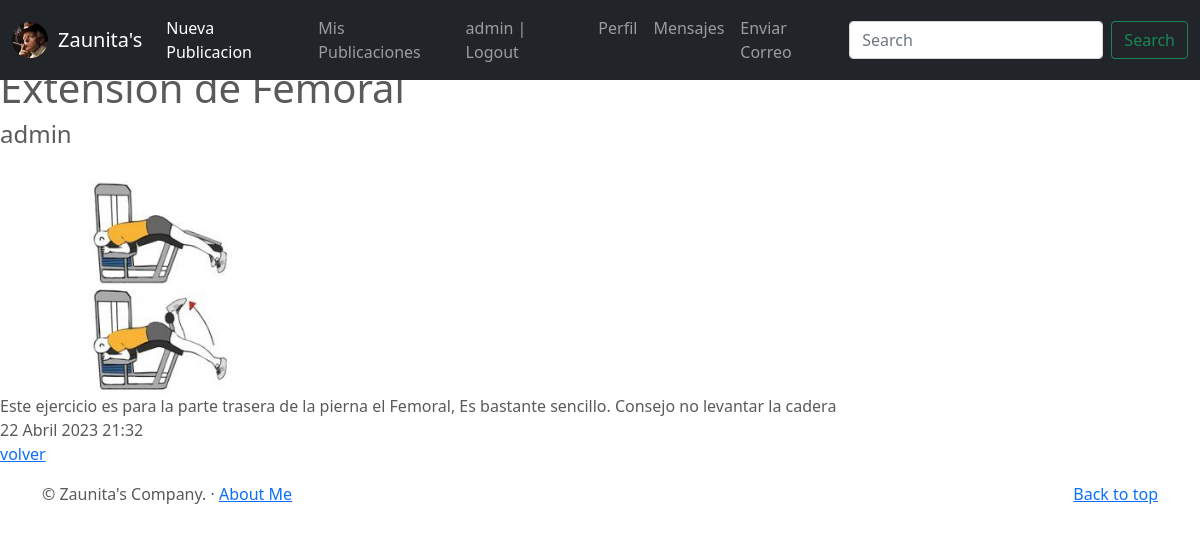
The page /publicacion/3/detail (signed in) on the database its author committed.
### Zaunita/models.py (models this page shows, shortened)
class Perfil(models.Model):
    user = models.OneToOneField(to=User, on_delete=models.CASCADE, related_name="perfil")
    redes_sociales = models.CharField(max_length=30)
    correo_electronico = models.EmailField()
    imagen = models.ImageField(upload_to="perfil", null=True, blank=True)

class Publicacion(models.Model):
    ejercicio = models.CharField(max_length=30)
    descripcion = models.CharField(max_length=240)
    gymrat = models.ForeignKey(to=User, on_delete=models.CASCADE, related_name="gymrat")
    imagen = models.ImageField(upload_to="publicacion", null=True, blank=True)
    creado = models.DateTimeField(auto_now_add=True)

### Zaunita/views.py (the view)
# urls.py: path('publicacion/<pk>/detail', PublicacionDetail.as_view(), name="publicacion-detail"),
class PublicacionDetail(DetailView):
    model = Publicacion

### Zaunita/templates/Zaunita/publicacion_detail.html
{% extends 'Zaunita/base.html' %}
{% block main %}
<p>
    <h1>{{object.ejercicio}}</h1>
    <h4>{{object.gymrat}}</h4>
    {% if object.imagen %}
        <br>
        <img src="{{object.imagen.url }}" width="320px" height="100%">
        <br>
    {% endif %}
        {{object.descripcion}}
        <br>
        {{object.creado}}
        <br>
    <a href="{% url 'publicacion-list' %}"> volver</a>
</p>
{% endblock %}

### Zaunita/templates/Zaunita/base.html (shortened to what this page needs)
<!DOCTYPE html>
<html lang="en">
<head>
  {% load static %}
<link href="{% static 'Zaunita/css/bootstrap.min.css' %}" rel="stylesheet">
    <link href="{% static 'Zaunita/css/carousel.css' %}" rel="stylesheet">
  </head>
  <body>
<header>
  <nav class="navbar navbar-expand-md navbar-dark fixed-top bg-dark">
    <div class="container-fluid">
        {% if user.perfil.imagen %}
          <a href="{% url 'perfil-update' user.perfil.id %}">
          <img src="{{user.perfil.imagen.url}}" height="100%" width="36px" style="border-radius: 50%; margin-right: 10px">
          </a>
        {% endif %}
      <a class="navbar-brand" href="{% url 'index' %}"> Zaunita's </a>
      <div class="collapse navbar-collapse" id="navbarCollapse">
        <ul class="navbar-nav me-auto mb-2 mb-md-0">
          <li class="nav-item">
            <a class="nav-link active" aria-current="page" href="{% url 'publicacion-create' %}"> Nueva Publicacion </a>
          </li>
          <li class="nav-item">
            <a class="nav-link" href="{% url 'publicacion-list' %}">Mis Publicaciones</a>
          </li>
          {% if user.is_authenticated %}
            <li class="nav-item">
              <a class="nav-link" href="{% url 'logout' %}">{{user.username}} | Logout</a>
            </li>
            <li class="nav-item">
              <a class="nav-link" href="{% url 'perfil-create' user.id %}"> Perfil </a>
            </li>
            <li class="nav-item">
              <a class="nav-link" href="{% url 'correo-list' %}">Mensajes</a>
            </li>
          {% endif %}
          <li class="nav-item">
            <a class="nav-link" href="{% url 'correo-create' %}">Enviar Correo</a>
          </li>
        </ul>
        <form class="d-flex">
          <input class="form-control me-2" type="search" placeholder="Search" aria-label="Search">
          <button class="btn btn-outline-success" type="submit">Search</button>
        </form>
      </div>
    </div>
  </nav>
</header>
{% block main %}
{% endblock %}
  <footer class="container">
    <p class="float-end"><a href="https://getbootstrap.com/docs/5.0/examples/carousel/#">Back to top</a></p>
    <p>© Zaunita's Company. · <a href="{% url 'about'%}">About Me</a></p>
  </footer>
</body></html>

### Zaunita/static/Zaunita/css/carousel.css (style rules this page uses)
body { padding-top: 3rem; padding-bottom: 3rem; color: #5a5a5a; }

### rows shown on the page
Publicacion: ejercicio "Extensión de Femoral", gymrat "admin", imagen (picture), descripcion "Este ejercicio es para la parte trasera de la pierna el Femoral, Es bastante sencillo. Consejo no levantar la cadera", creado "22 Abril 2023 21:32"

### other values the page prints
{{ user.username }} "admin"
